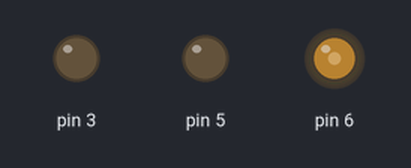
A sketch run on a simulated Arduino Uno, built with avr-gcc and run on an emulated ATmega328P. Parts: output pins drawn as LEDs (lit = HIGH).

Above: at 0.05 s.
At 1.25 s:
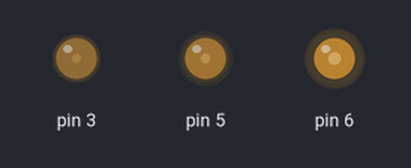
At 2.5 s:
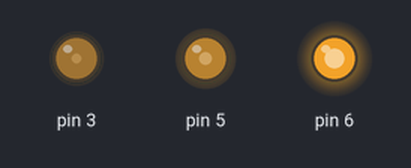
At 5.0 s:
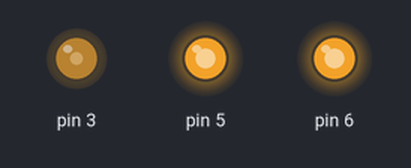
At 7.5 s:
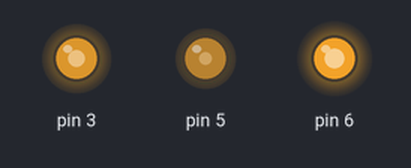
At 10.0 s:
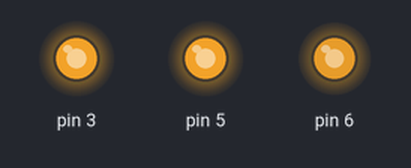
Timing chart, 0 to 13.0 s (numbered marks = the images above):
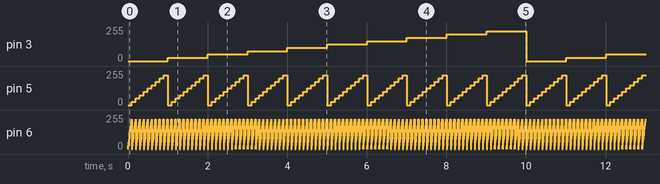

The sketch:

rgb-led-various-color-display.ino
```cpp
void setup() {
	pinMode(3, OUTPUT);
	pinMode(5, OUTPUT);
	pinMode(6, OUTPUT);
}

void loop() {
	for (int i = 0; i <= 9; i++) {
		analogWrite(3, i * 25);

		for (int j = 0; j <= 9; j++) {
			analogWrite(5, j * 25);

			for (int k = 0; k <= 9; k++) {
				analogWrite(6, k * 25);
				delay(10);
			}
		}
	}
}
```

Measured:
- by itself, pin 3: repeats every 10.0 s: 50/255 1.0 s, 75/255 1.0 s, 100/255 1.0 s, 125/255 1.0 s, 150/255 1.0 s, 175/255 1.0 s, 200/255 1.0 s, 225/255 1.0 s, 0/255 1.0 s, 25/255 1.0 s
- by itself, pin 5: repeats every 1.0 s: 50/255 0.10 s, 75/255 0.10 s, 100/255 0.10 s, 125/255 0.10 s, 150/255 0.10 s, 175/255 0.10 s, 200/255 0.10 s, 225/255 0.10 s, 0/255 0.10 s, 25/255 0.10 s
